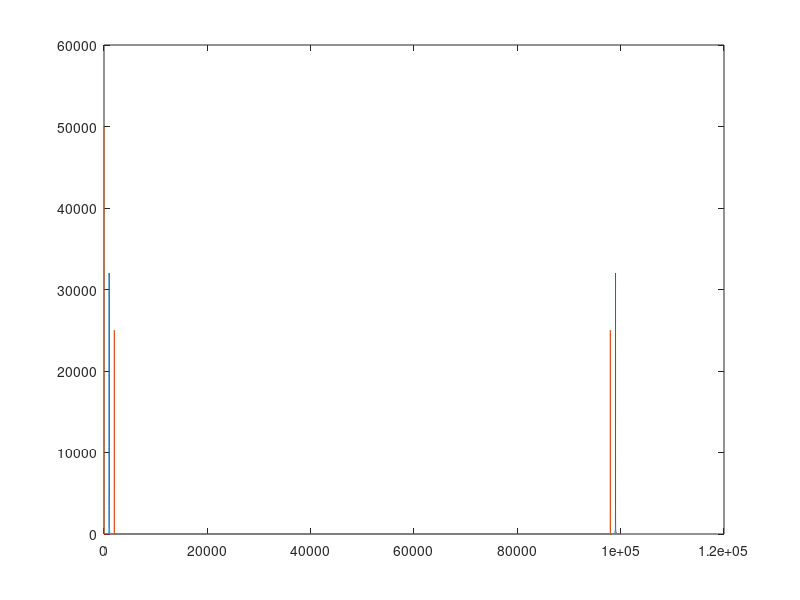

This chart was generated by the following MATLAB code:


t=0:1:100000;

input = sin(2*3.14*t/100);
input_shifted = sin(2*3.14*t/100 + 3.14/3);
output = input.* input;
a = 1
sound(output,48000);
plot(abs(fft(input)));
hold on;
plot(abs(fft(output)))
hold off;